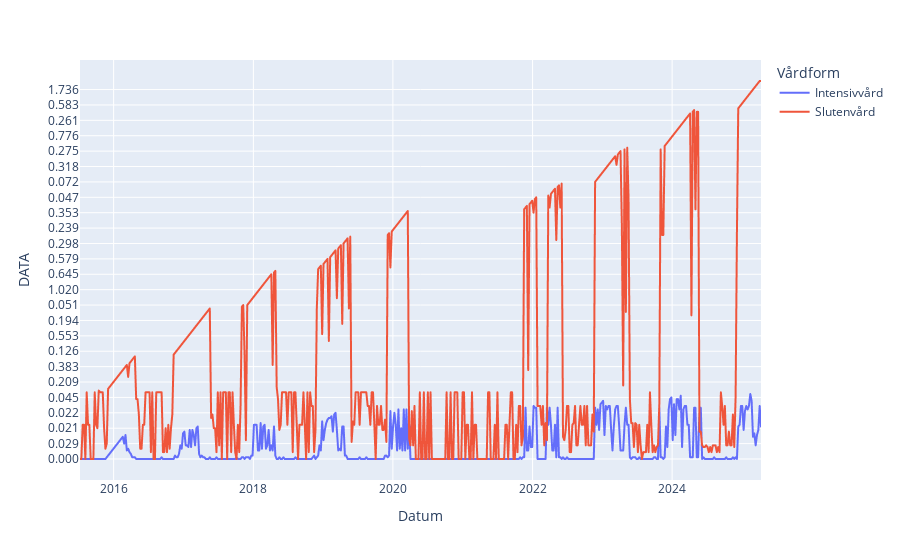

Notebook code for this chart:
### Code cell
import plotly.express as px

fig = px.line(
    df_per_100k_sorterad,
    x="Datum",
    y="DATA",
    color="Vårdform",
    #markers=True,
    #log_y=True,
)

fig.show()

### Figure 1 — Plotly figure (JSON) as saved in the notebook; plotly's stock layout.template omitted (floating-point values rounded to 4 significant figures; data arrays with more than 128 entries replaced by an {"elided": "..."} marker saying what was removed)
{"data": [{"hovertemplate": "Vårdform=Intensivvård<br>Datum=%{x}<br>DATA=%{y}<extra></extra>", "legendgroup": "Intensivvård", "line": {"color": "#636efa", "dash": "solid"}, "marker": {"symbol": "circle"}, "mode": "lines", "name": "Intensivvård", "showlegend": true, "type": "scattergl", "x": {"elided": "510 str values"}, "xaxis": "x", "y": {"elided": "510 str values"}, "yaxis": "y"}, {"hovertemplate": "Vårdform=Slutenvård<br>Datum=%{x}<br>DATA=%{y}<extra></extra>", "legendgroup": "Slutenvård", "line": {"color": "#EF553B", "dash": "solid"}, "marker": {"symbol": "circle"}, "mode": "lines", "name": "Slutenvård", "showlegend": true, "type": "scattergl", "x": {"elided": "510 str values"}, "xaxis": "x", "y": {"elided": "510 str values"}, "yaxis": "y"}], "layout": {"legend": {"title": {"text": "Vårdform"}, "tracegroupgap": 0}, "margin": {"t": 60}, "xaxis": {"anchor": "y", "domain": [0, 1], "title": {"text": "Datum"}}, "yaxis": {"anchor": "x", "domain": [0, 1], "title": {"text": "DATA"}}}}
